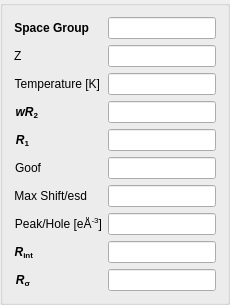
             <widget class="QGroupBox" name="groupBox_2">
              <property name="sizePolicy">
               <sizepolicy hsizetype="Preferred" vsizetype="Preferred">
                <horstretch>2</horstretch>
                <verstretch>2</verstretch>
               </sizepolicy>
              </property>
              <property name="minimumSize">
               <size>
                <width>200</width>
                <height>0</height>
               </size>
              </property>
              <property name="title">
               <string/>
              </property>
              <layout class="QVBoxLayout" name="verticalLayout">
               <item>
                <layout class="QFormLayout" name="formLayout_3">
                 <property name="sizeConstraint">
                  <enum>QLayout::SetDefaultConstraint</enum>
                 </property>
                 <item row="0" column="0">
                  <widget class="QLabel" name="SpaceGrouplabel">
                   <property name="font">
                    <font>
                     <weight>75</weight>
                     <bold>true</bold>
                    </font>
                   </property>
                   <property name="text">
                    <string>Space Group</string>
                   </property>
                   <property name="alignment">
                    <set>Qt::AlignRight|Qt::AlignTrailing|Qt::AlignVCenter</set>
                   </property>
                  </widget>
                 </item>
                 <item row="0" column="1">
                  <widget class="QLineEdit" name="SpaceGroupLineEdit">
                   <property name="minimumSize">
                    <size>
                     <width>0</width>
                     <height>0</height>
                    </size>
                   </property>
                   <property name="readOnly">
                    <bool>true</bool>
                   </property>
                  </widget>
                 </item>
                 <item row="1" column="0">
                  <widget class="QLabel" name="zLabel">
                   <property name="text">
                    <string>&lt;html&gt;&lt;head/&gt;&lt;body&gt;&lt;p&gt;Z&lt;/p&gt;&lt;/body&gt;&lt;/html&gt;</string>
                   </property>
                  </widget>
                 </item>
                 <item row="1" column="1">
                  <widget class="QLineEdit" name="zLineEdit">
                   <property name="readOnly">
                    <bool>true</bool>
                   </property>
                  </widget>
                 </item>
                 <item row="2" column="0">
                  <widget class="QLabel" name="temperatureLabel">
                   <property name="text">
                    <string>Temperature [K]</string>
                   </property>
                   <property name="alignment">
                    <set>Qt::AlignRight|Qt::AlignTrailing|Qt::AlignVCenter</set>
                   </property>
                  </widget>
                 </item>
                 <item row="2" column="1">
                  <widget class="QLineEdit" name="temperatureLineEdit">
                   <property name="readOnly">
                    <bool>true</bool>
                   </property>
                  </widget>
                 </item>
                 <item row="3" column="0">
                  <widget class="QLabel" name="wR2Label">
                   <property name="font">
                    <font>
                     <weight>75</weight>
                     <italic>false</italic>
                     <bold>true</bold>
                    </font>
                   </property>
                   <property name="text">
                    <string>&lt;html&gt;&lt;head/&gt;&lt;body&gt;&lt;p&gt;&lt;span style=&quot; font-style:italic;&quot;&gt;wR&lt;/span&gt;&lt;span style=&quot; vertical-align:sub;&quot;&gt;2&lt;/span&gt;&lt;span style=&quot; font-style:italic; vertical-align:sub;&quot;/&gt;&lt;/p&gt;&lt;/body&gt;&lt;/html&gt;</string>
                   </property>
                   <property name="alignment">
                    <set>Qt::AlignRight|Qt::AlignTrailing|Qt::AlignVCenter</set>
                   </property>
                  </widget>
                 </item>
                 <item row="3" column="1">
                  <widget class="QLineEdit" name="wR2LineEdit">
                   <property name="readOnly">
                    <bool>true</bool>
                   </property>
                  </widget>
                 </item>
                 <item row="4" column="0">
                  <widget class="QLabel" name="r1Label">
                   <property name="font">
                    <font>
                     <weight>75</weight>
                     <italic>false</italic>
                     <bold>true</bold>
                    </font>
                   </property>
                   <property name="text">
                    <string>&lt;html&gt;&lt;head/&gt;&lt;body&gt;&lt;p&gt;&lt;span style=&quot; font-style:italic;&quot;&gt;R&lt;/span&gt;&lt;span style=&quot; vertical-align:sub;&quot;&gt;1&lt;/span&gt;&lt;/p&gt;&lt;/body&gt;&lt;/html&gt;</string>
                   </property>
                   <property name="alignment">
                    <set>Qt::AlignRight|Qt::AlignTrailing|Qt::AlignVCenter</set>
                   </property>
                  </widget>
                 </item>
                 <item row="4" column="1">
                  <widget class="QLineEdit" name="r1LineEdit">
                   <property name="readOnly">
                    <bool>true</bool>
                   </property>
                  </widget>
                 </item>
                 <item row="5" column="0">
                  <widget class="QLabel" name="goofLabel">
                   <property name="text">
                    <string>Goof</string>
                   </property>
                   <property name="alignment">
                    <set>Qt::AlignRight|Qt::AlignTrailing|Qt::AlignVCenter</set>
                   </property>
                  </widget>
                 </item>
                 <item row="5" column="1">
                  <widget class="QLineEdit" name="goofLineEdit">
                   <property name="readOnly">
                    <bool>true</bool>
                   </property>
                  </widget>
                 </item>
                 <item row="6" column="0">
                  <widget class="QLabel" name="maxShiftLabel">
                   <property name="text">
                    <string>Max Shift/esd</string>
                   </property>
                   <property name="alignment">
                    <set>Qt::AlignRight|Qt::AlignTrailing|Qt::AlignVCenter</set>
                   </property>
                  </widget>
                 </item>
                 <item row="6" column="1">
                  <widget class="QLineEdit" name="maxShiftLineEdit">
                   <property name="readOnly">
                    <bool>true</bool>
                   </property>
                  </widget>
                 </item>
                 <item row="7" column="0">
                  <widget class="QLabel" name="peakLabel">
                   <property name="text">
                    <string>&lt;html&gt;&lt;head/&gt;&lt;body&gt;&lt;p&gt;Peak/Hole [eÅ&lt;span style=&quot; vertical-align:super;&quot;&gt;-3&lt;/span&gt;]&lt;/p&gt;&lt;/body&gt;&lt;/html&gt;</string>
                   </property>
                   <property name="alignment">
                    <set>Qt::AlignRight|Qt::AlignTrailing|Qt::AlignVCenter</set>
                   </property>
                  </widget>
                 </item>
                 <item row="7" column="1">
                  <widget class="QLineEdit" name="peakLineEdit">
                   <property name="readOnly">
                    <bool>true</bool>
                   </property>
                  </widget>
                 </item>
                 <item row="8" column="0">
                  <widget class="QLabel" name="rintLabel">
                   <property name="font">
                    <font>
                     <weight>75</weight>
                     <bold>true</bold>
                    </font>
                   </property>
                   <property name="text">
                    <string>&lt;html&gt;&lt;head/&gt;&lt;body&gt;&lt;p&gt;&lt;span style=&quot; font-style:italic;&quot;&gt;R&lt;/span&gt;&lt;span style=&quot; vertical-align:sub;&quot;&gt;int&lt;/span&gt;&lt;/p&gt;&lt;/body&gt;&lt;/html&gt;</string>
                   </property>
                   <property name="alignment">
                    <set>Qt::AlignRight|Qt::AlignTrailing|Qt::AlignVCenter</set>
                   </property>
                  </widget>
                 </item>
                 <item row="8" column="1">
                  <widget class="QLineEdit" name="rintLineEdit">
                   <property name="readOnly">
                    <bool>true</bool>
                   </property>
                  </widget>
                 </item>
                 <item row="9" column="0">
                  <widget class="QLabel" name="rsigmaLabel">
                   <property name="font">
                    <font>
                     <weight>75</weight>
                     <bold>true</bold>
                    </font>
                   </property>
                   <property name="text">
                    <string>&lt;html&gt;&lt;head/&gt;&lt;body&gt;&lt;p&gt;&lt;span style=&quot; font-style:italic;&quot;&gt;R&lt;/span&gt;&lt;span style=&quot; vertical-align:sub;&quot;&gt;σ&lt;/span&gt;&lt;/p&gt;&lt;/body&gt;&lt;/html&gt;</string>
                   </property>
                   <property name="alignment">
                    <set>Qt::AlignRight|Qt::AlignTrailing|Qt::AlignVCenter</set>
                   </property>
                  </widget>
                 </item>
                 <item row="9" column="1">
                  <widget class="QLineEdit" name="rsigmaLineEdit">
                   <property name="readOnly">
                    <bool>true</bool>
                   </property>
                  </widget>
                 </item>
                </layout>
               </item>
              </layout>
             </widget>
